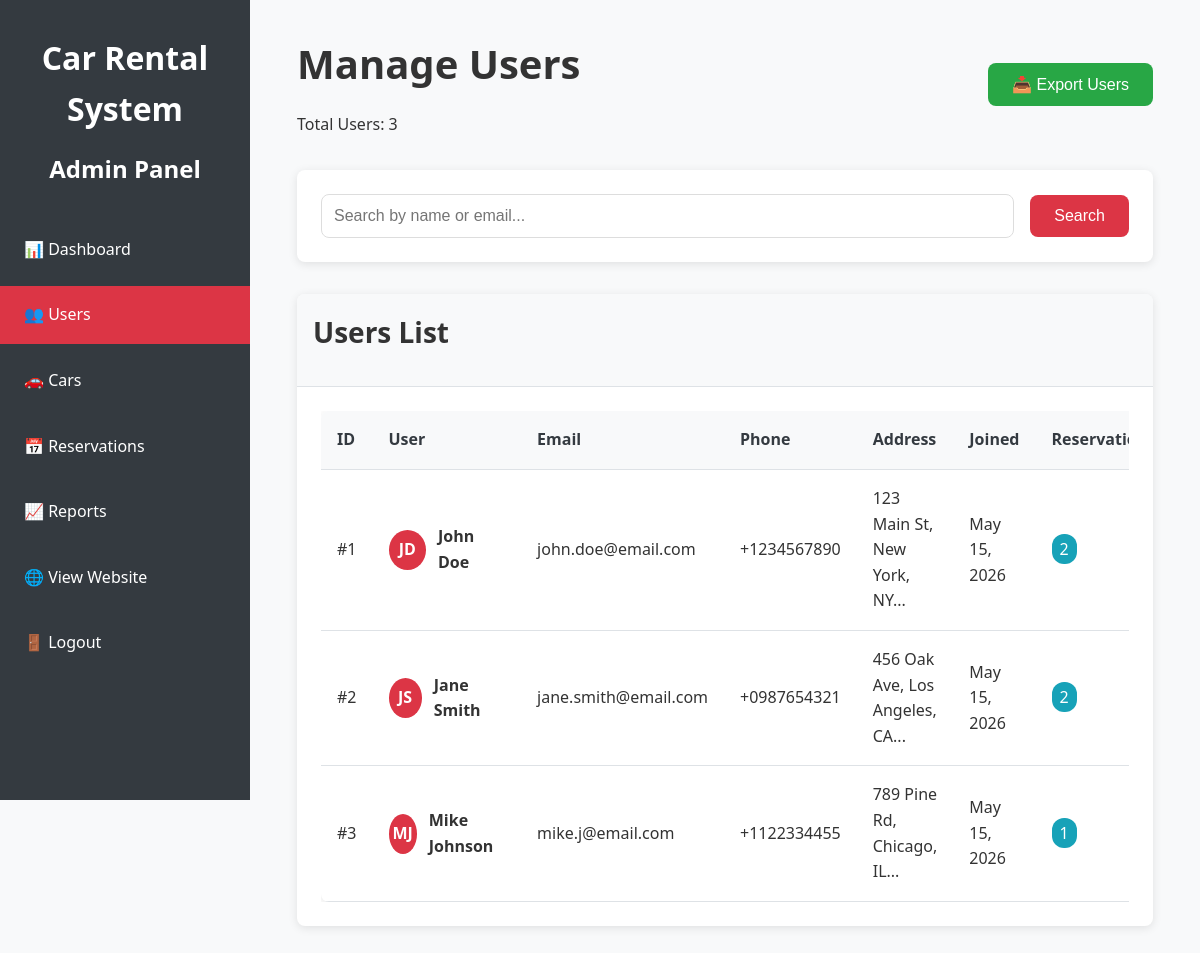
Page /admin/users.php (signed in) on the committed database.
### tables this page shows
CREATE TABLE users (
    id INT PRIMARY KEY AUTO_INCREMENT,
    first_name VARCHAR(50) NOT NULL,
    last_name VARCHAR(50) NOT NULL,
    email VARCHAR(100) UNIQUE NOT NULL,
    phone VARCHAR(20),
    password VARCHAR(255) NOT NULL,
    address TEXT,
    created_at TIMESTAMP DEFAULT CURRENT_TIMESTAMP,
    updated_at TIMESTAMP DEFAULT CURRENT_TIMESTAMP ON UPDATE CURRENT_TIMESTAMP
);

### includes/database.php (called while the page is built, shortened)
<?php
class Database {
    private $host = DB_HOST;
    private $db_name = DB_NAME;
    private $username = DB_USER;
    private $password = DB_PASS;
    public function getConnection() {
        $this->conn = null;
        try {
            $this->conn = new PDO(
                "mysql:host=" . $this->host . ";dbname=" . $this->db_name,
                $this->username,
                $this->password
            );
            $this->conn->setAttribute(PDO::ATTR_ERRMODE, PDO::ERRMODE_EXCEPTION);
            $this->conn->exec("set names utf8");
        } catch(PDOException $exception) {
            echo "Connection error: " . $exception->getMessage();
        }
        return $this->conn;
    }
}
function executeQuery($sql, $params = []) {
    $database = new Database();
    $conn = $database->getConnection();
    try {
        $stmt = $conn->prepare($sql);
        $stmt->execute($params);
        return $stmt;
    } catch(PDOException $exception) {
        echo "Query error: " . $exception->getMessage();
        return false;
    }
}
function fetchAll($sql, $params = []) {
    $stmt = executeQuery($sql, $params);
    return $stmt ? $stmt->fetchAll(PDO::FETCH_ASSOC) : [];
}
function fetchOne($sql, $params = []) {
    $stmt = executeQuery($sql, $params);
    return $stmt ? $stmt->fetch(PDO::FETCH_ASSOC) : null;
}
?>

### includes/functions.php (called while the page is built, shortened)
<?php
function formatDate($date, $format = 'M d, Y') {
    return date($format, strtotime($date));
}
function getPagination($total_items, $items_per_page, $current_page) {
    $total_pages = ceil($total_items / $items_per_page);
    return [
        'total_items' => $total_items,
        'items_per_page' => $items_per_page,
        'total_pages' => $total_pages,
        'current_page' => $current_page,
        'offset' => ($current_page - 1) * $items_per_page,
        'has_prev' => $current_page > 1,
        'has_next' => $current_page < $total_pages,
        'prev_page' => $current_page - 1,
        'next_page' => $current_page + 1
    ];
}
?>

### admin/users.php (the view, shortened to what this page needs)
<?php
require_once '../includes/database.php';
require_once '../includes/functions.php';
$search = isset($_GET['search']) ? sanitizeInput($_GET['search']) : '';
$page = isset($_GET['page']) ? (int)$_GET['page'] : 1;
$per_page = 10;
$where = "WHERE 1=1";
$params = [];
$count_sql = "SELECT COUNT(*) as total FROM users $where";
$total_result = fetchOne($count_sql, $params);
$total_users = $total_result['total'];
$pagination = getPagination($total_users, $per_page, $page);
$sql = "SELECT * FROM users $where ORDER BY created_at DESC LIMIT {$pagination['offset']}, $per_page";
$users = fetchAll($sql, $params);
?>
<!DOCTYPE html>
<html lang="en">
<head>
    <link rel="stylesheet" href="../css/style.css">
</head>
<body>
    <aside class="sidebar" id="sidebar">
        <div class="logo">
            <h2><?php echo SITE_NAME; ?></h2>
            <p>Admin Panel</p>
        </div>
        <ul class="sidebar-menu">
            <li><a href="index.php">📊 Dashboard</a></li>
            <li><a href="users.php" class="active">👥 Users</a></li>
            <li><a href="cars.php">🚗 Cars</a></li>
            <li><a href="reservations.php">📅 Reservations</a></li>
            <li><a href="reports.php">📈 Reports</a></li>
            <li><a href="../index.php" target="_blank">🌐 View Website</a></li>
            <li><a href="../auth/logout.php">🚪 Logout</a></li>
        </ul>
    </aside>
    <main class="main-content" id="mainContent">
        <div class="container">
            <div style="display: flex; justify-content: space-between; align-items: center; margin-bottom: 2rem;">
                <div>
                    <h1>Manage Users</h1>
                    <p>Total Users: <?php echo $total_users; ?></p>
                </div>
                <div>
                    <button onclick="exportUsers()" class="btn btn-success">📥 Export Users</button>
                </div>
            </div>
            <div class="card" style="margin-bottom: 2rem;">
                <div class="card-body">
                    <form method="GET">
                        <div style="display: flex; gap: 1rem; align-items: center;">
                            <input type="text" name="search" class="form-control"
                                   placeholder="Search by name or email..."
                                   value="<?php echo htmlspecialchars($search); ?>"
                                   style="flex: 1;">
                            <button type="submit" class="btn btn-primary">Search</button>
                        </div>
                    </form>
                </div>
            </div>
            <div class="card">
                <div class="card-header">
                    <h3>Users List</h3>
                </div>
                <div class="card-body">
                    <?php if (empty($users)): ?>
                        <div class="text-center" style="padding: 3rem;">
                            <h4>No users found</h4>
                            <p><?php echo $search ? 'Try adjusting your search criteria.' : 'No users have registered yet.'; ?></p>
                        </div>
                    <?php else: ?>
                        <div class="table-responsive">
                            <table class="table">
                                <thead>
                                    <tr>
                                        <th>ID</th>
                                        <th>User</th>
                                        <th>Email</th>
                                        <th>Phone</th>
                                        <th>Address</th>
                                        <th>Joined</th>
                                        <th>Reservations</th>
                                    </tr>
                                </thead>
                                <tbody>
                                    <?php foreach ($users as $user): ?>
                                        <?php
                                        $reservation_count = fetchOne("SELECT COUNT(*) as count FROM reservations WHERE user_id = ?", [$user['id']])['count'];
                                        $initials = strtoupper(substr($user['first_name'], 0, 1) . substr($user['last_name'], 0, 1));
                                        ?>
                                        <tr>
                                            <td>#<?php echo $user['id']; ?></td>
                                            <td>
                                                <div style="display: flex; align-items: center; gap: 0.75rem;">
                                                    <div class="user-avatar"><?php echo $initials; ?></div>
                                                    <div>
                                                        <strong><?php echo $user['first_name'] . ' ' . $user['last_name']; ?></strong>
                                                    </div>
                                                </div>
                                            </td>
                                            <td><?php echo $user['email']; ?></td>
                                            <td><?php echo $user['phone'] ?: 'Not provided'; ?></td>
                                            <td><?php echo $user['address'] ? substr($user['address'], 0, 30) . '...' : 'Not provided'; ?></td>
                                            <td><?php echo formatDate($user['created_at']); ?></td>
                                            <td>
                                                <span class="badge" style="background-color: var(--info-color); color: white; padding: 0.25rem 0.5rem; border-radius: 12px;">
                                                    <?php echo $reservation_count; ?>
                                                </span>
                                            </td>
                                        </tr>
                                    <?php endforeach; ?>
                                </tbody>
                            </table>
                        </div>
                    <?php endif; ?>
                </div>
            </div>
        </div>
    </main>
</body>
</html>

### css/style.css (style rules this page uses)
:root { --primary-color: #dc3545; --secondary-color: #343a40; --accent-color: #ffc107; --success-color: #28a745; --danger-color: #dc3545; --warning-color: #ffc107; --info-color: #17a2b8; --light-color: #f8f9fa; --dark-color: #343a40; --white: #ffffff; --gray: #6c757d; --border-radius: 8px; --box-shadow: 0 2px 10px rgba(0,0,0,0.1); --transition: all 0.3s ease; }
* { margin: 0; padding: 0; box-sizing: border-box; }
body { font-family: 'Segoe UI', Tahoma, Geneva, Verdana, sans-serif; line-height: 1.6; color: #333; background-color: #f8f9fa; }
.container { max-width: 1200px; margin: 0 auto; padding: 0 15px; }
h1, h2, h3, h4, h5, h6 { font-weight: 600; margin-bottom: 1rem; }
h1 { font-size: 2.5rem; }
h2 { font-size: 2rem; }
h3 { font-size: 1.75rem; }
a { color: var(--primary-color); text-decoration: none; transition: var(--transition); }
.btn { display: inline-block; padding: 12px 24px; border: none; border-radius: var(--border-radius); cursor: pointer; font-size: 1rem; font-weight: 500; text-align: center; transition: var(--transition); text-decoration: none; }
.btn-primary { background-color: var(--primary-color); color: var(--white); }
.btn-success { background-color: var(--success-color); color: var(--white); }
.logo { font-size: 1.5rem; font-weight: bold; color: var(--primary-color); }
.card { background-color: var(--white); border-radius: var(--border-radius); box-shadow: var(--box-shadow); overflow: hidden; transition: var(--transition); }
.card-header { padding: 1rem; background-color: var(--light-color); border-bottom: 1px solid #dee2e6; }
.card-body { padding: 1.5rem; }
.form-control { width: 100%; padding: 12px; border: 1px solid #ddd; border-radius: var(--border-radius); font-size: 1rem; transition: var(--transition); }
.table { width: 100%; border-collapse: collapse; background-color: var(--white); border-radius: var(--border-radius); overflow: hidden; box-shadow: var(--box-shadow); }
.table th, .table td { padding: 1rem; text-align: left; border-bottom: 1px solid #dee2e6; }
.table th { background-color: var(--light-color); font-weight: 600; color: var(--dark-color); }
.sidebar { position: fixed; left: 0; top: 0; height: 100vh; width: 250px; background-color: var(--secondary-color); color: var(--white); padding: 2rem 0; z-index: 999; overflow-y: auto; }
.sidebar .logo { text-align: center; margin-bottom: 2rem; color: var(--white); }
.sidebar-menu { list-style: none; }
.sidebar-menu li { margin-bottom: 0.5rem; }
.sidebar-menu a { display: block; padding: 1rem 1.5rem; color: var(--white); transition: var(--transition); }
.sidebar-menu a:hover, .sidebar-menu a.active { background-color: var(--primary-color); }
.main-content { margin-left: 250px; padding: 2rem; }

### admin/users.php (style rules this page uses)
.user-avatar { width: 40px; height: 40px; border-radius: 50%; background-color: var(--primary-color); color: white; display: flex; align-items: center; justify-content: center; font-weight: bold; }
.table-responsive { overflow-x: auto; }

### rows in the picture
users: id "1", initials "JD", first_name "John", last_name "Doe", email "john.doe@email.com", phone "+1234567890", address "123 Main St, New York, NY", created_at "May 15, 2026", reservation_count "2"
users: id "2", initials "JS", first_name "Jane", last_name "Smith", email "jane.smith@email.com", phone "+0987654321", address "456 Oak Ave, Los Angeles, CA", created_at "May 15, 2026"
users: id "3", initials "MJ", first_name "Mike", last_name "Johnson", email "mike.j@email.com", phone "+1122334455", address "789 Pine Rd, Chicago, IL", created_at "May 15, 2026", reservation_count "1"

### other values in the picture
SITE_NAME "Car Rental System"
$total_users "3"
